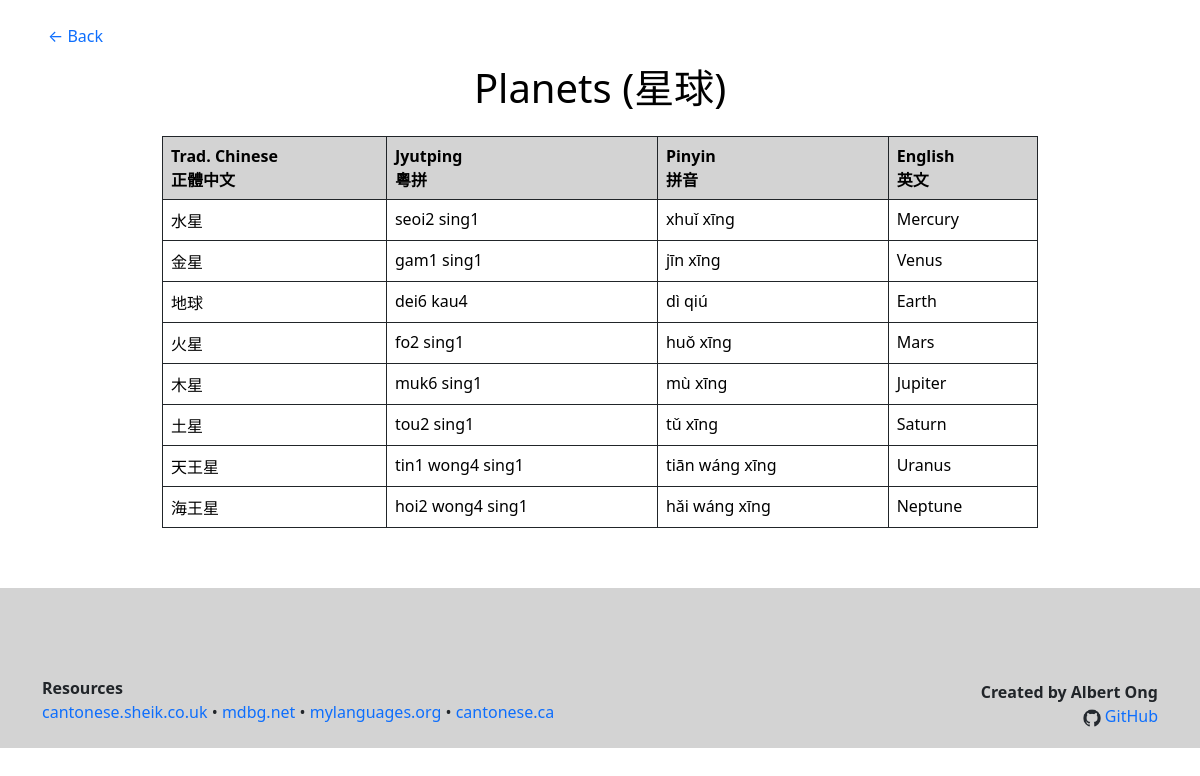
Screenshot of /pages/category.php?name=Planets&parent=Astronomy&parent2=Nouns&chinese=星球 with the database file from the repository.
### tables this page shows
CREATE TABLE "vocabulary" (
	"chinese"	TEXT NOT NULL,
	"chinese_variation"	TEXT,
	"jyutping"	TEXT NOT NULL,
	"pinyin"	TEXT NOT NULL,
	"english"	TEXT NOT NULL,
	"category"	TEXT NOT NULL,
	"subcategory"	TEXT,
	"subcategory2"	TEXT,
	"priority"	INTEGER,
	PRIMARY KEY("chinese","category","subcategory","subcategory2")
);

### pages/category.php (the view, shortened to what this page needs)
<html>
<head>
<link href="https://cdn.jsdelivr.net/npm/bootstrap@5.0.2/dist/css/bootstrap.min.css" rel="stylesheet">
<link rel="stylesheet" href="../assets/custom.css">
</head>
<body>
<div class="mx-5 mt-4">
  <a href="homepage.php">← Back</a>
</div>
<?php
$db = new SQLite3('../database/database.db');
$category_name = $_GET["name"];
$category_parent = $_GET["parent"];
$category_parent2 = $_GET["parent2"];
$category_chinese_name = $_GET["chinese"];
if ($category_parent == NULL AND $category_parent2 == NULL) {
  $category = "'$category_name'";
  $subcategory = "NULL";
  $subcategory2 = "NULL";
}
else if ($category_parent != NULL AND $category_parent2 == NULL){
  $category = "'$category_parent'";
  $subcategory = "'$category_name'";
  $subcategory2 = "NULL";
}
else if ($category_parent != NULL AND $category_parent2 != NULL) {
  $category = "'$category_parent2'";
  $subcategory = "'$category_parent'";
  $subcategory2 = "'$category_name'";
}
echo
"<div class='container mt-3 w-75'>
  <h1>$category_name ($category_chinese_name)</h1>
  <table class='table table-bordered border-dark text-black mt-4 mb-5'>
  <tr class='table-heading'>
    <th>Trad. Chinese<br>正體中文</th>
    <th>Jyutping<br>粵拼</th>
    <th>Pinyin<br>拼音 </th>
    <th>English<br>英文</th>
  </tr>";
if ($subcategory2 == "'States'") {
  $order = "priority ASC, english";
}
else {
  $order = "length(chinese), priority DESC, jyutping";
}
$query = "SELECT * FROM vocabulary
          WHERE category IS $category
          AND subcategory IS $subcategory
          AND subcategory2 IS $subcategory2
          ORDER BY $order";
$res = $db -> query($query);
while ($word = $res -> fetchArray()) {
  $chinese = $word[0];
  $chinese_variation = $word[1] != null ? "<br>" . $word[1] : null;
  $jyutping = $word[2];
  $pinyin = $word[3];
  $english = $word[4];
  echo "<tr>
          <td>$chinese$chinese_variation</td> <td>$jyutping</td> <td>$pinyin</td> <td>$english</td>
        </tr>";
}
echo "</table></div>";
?>
<nav class="navbar navbar-expand-lg navbar-light bg-lightgray h-20 d-flex align-items-end" style="margin-top: 5%;">
  <div class="container">
    <div class="navbar-collapse">
      <ul class="list-unstyled">
      <li><strong>Resources</strong></li>
      <li>
         <a target="_blank" href="http://www.cantonese.sheik.co.uk/">cantonese.sheik.co.uk</a>
       • <a target="_blank" href="https://www.mdbg.net/chinese/dictionary">mdbg.net</a>
       • <a target="_blank" href="http://mylanguages.org/learn_cantonese.php">mylanguages.org</a>
       • <a target="_blank" href="https://cantonese.ca/">cantonese.ca</a>
      </li>
      </ul>
      <div class="ms-auto mb-2 text-end">
        <strong>Created by Albert Ong</strong><br>
        <img src="../assets/github_icon.png" height="18px">
        <a class="ml-5" target="_blank" href="https://github.com/Albert-C-Ong/Cantonese-Vocabulary-Table">GitHub</a>
      </div>
    </div>
  </div>
</nav>
</body>
</html>

### assets/custom.css (style rules this page uses)
body { min-height: 100%; }
h1, h2, h3 { color: black; text-align: center; }
a { text-decoration: none; }
.bg-lightgray { background-color: lightgray; }
.h-20 { height: 20%; }
.table-heading { background-color: lightgray; }
.text-black { color: black; }

### rows the page displays
vocabulary: chinese "水星", jyutping "seoi2 sing1", pinyin "xhuǐ xīng", english "Mercury"
vocabulary: chinese "金星", jyutping "gam1 sing1", pinyin "jīn xīng", english "Venus"
vocabulary: chinese "地球", jyutping "dei6 kau4", pinyin "dì qiú", english "Earth"
vocabulary: chinese "火星", jyutping "fo2 sing1", pinyin "huǒ xīng", english "Mars"
vocabulary: chinese "木星", jyutping "muk6 sing1", pinyin "mù xīng", english "Jupiter"
vocabulary: chinese "土星", jyutping "tou2 sing1", pinyin "tǔ xīng", english "Saturn"
vocabulary: chinese "天王星", jyutping "tin1 wong4 sing1", pinyin "tiān wáng xīng", english "Uranus"
vocabulary: chinese "海王星", jyutping "hoi2 wong4 sing1", pinyin "hǎi wáng xīng", english "Neptune"

### other values shown
$category_name "Planets"
$category_chinese_name "星球"
